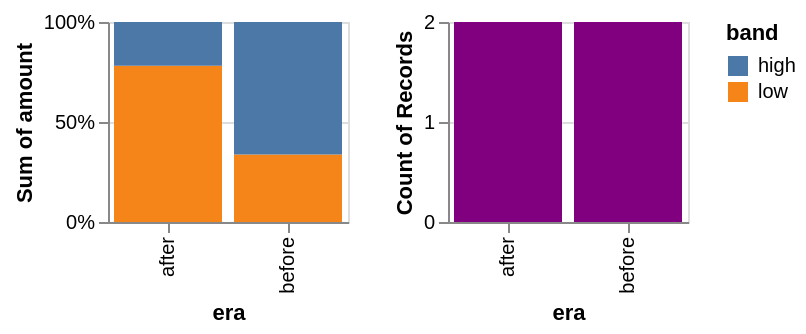

Vega-Lite specification for this chart:
### Vega-Lite specification from a JSON file in a GitHub repository (floating-point values rounded to 4 significant figures)
{"$schema": "https://vega.github.io/schema/vega-lite/v5.json", "description": "A proportion labelled as one, a count axis stepping by whole numbers, and a theme's own mark colour.", "data": {"values": [{"era": "before", "band": "low", "amount": 28}, {"era": "before", "band": "high", "amount": 55}, {"era": "after", "band": "low", "amount": 43}, {"era": "after", "band": "high", "amount": 12}]}, "config": {"mark": {"color": "purple", "filled": true}, "scale": {"zero": false}}, "hconcat": [{"width": 120, "height": 100, "mark": "bar", "encoding": {"x": {"field": "era", "type": "nominal"}, "y": {"aggregate": "sum", "field": "amount", "stack": "normalize"}, "color": {"field": "band", "type": "nominal"}}}, {"width": 120, "height": 100, "mark": "bar", "encoding": {"x": {"field": "era", "type": "nominal"}, "y": {"aggregate": "count", "axis": {"format": "d"}}}}]}
